Frame 1 (no input): blank canvas, image omitted
Frame 60 (no input): blank canvas, image omitted
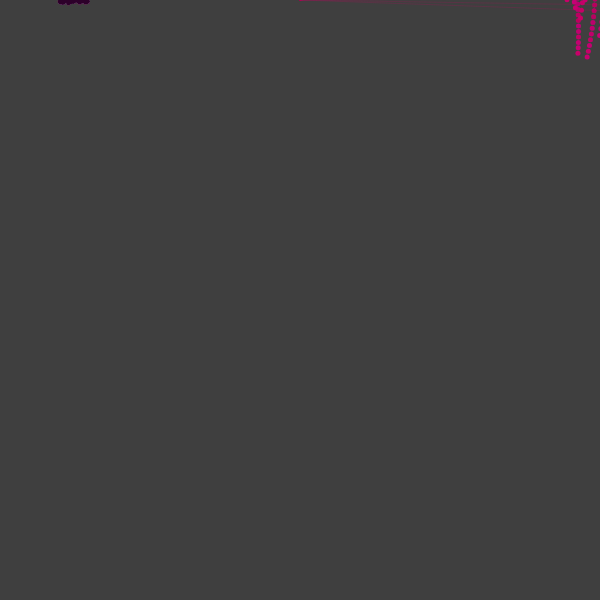
Frame 120 (the mouse pressed at the canvas centre since frame 60)

The p5.js sketch whose frames 1 and 60 were blank and that drew this single picture after the mouse press (run headless with seeded random() and noise() and a simulated clock; from frame 60 on, the mouse is pressed at the canvas centre):

// p5.js sketch
// ── sketch.js
var angle = 6;
var radius = 10;




var oscillators = [];
var p;

function setup() {
  createCanvas(600, 600);
  var x = width / 2;
  var y = 0 ;
  

  // Make a new Pendulum with an origin location and armlength
  p = new Pendulum(createVector(x, y), 350);
  x++;

  for (var i = 0; i < 50; i++) {
    oscillators.push(new Oscillator());

  }


}

function draw() {
  background(22,3);
  for (var i = 0; i < oscillators.length; i++) {
    oscillators[i].oscillate();
    oscillators[i].display(p);
  }
  p.go();
}

function mousePressed() {
  p.clicked(mouseX, mouseY);
}

function mouseReleased() {
  p.stopDragging();
}
// ── mover.js

function Pendulum(origin_, r_) {
  
  this.origin = origin_;
  
  this.position = createVector();
  this.r = r_;
  this.angle = PI/1.2;
  
  this.aVelocity = 0.0;
  this.aAcceleration = 0.0;
  this.damping = 0.995;   // Arbitrary damping
  this.ballr = 28.0;      // Arbitrary ball radius

  this.dragging = false;
  

  this.go = function() {
    this.update();
    this.drag();    // for user interaction
    this.display();
  }

  // Function to update position
  this.update = function() {
    // As long as we aren't dragging the pendulum, let it swing!
    if (!this.dragging) {
      var gravity = 0.2;                                               // Arbitrary constant
      this.aAcceleration = (-.5 * gravity / this.r) * sin(this.angle);  // Calculate acceleration (see: http://www.myphysicslab.com/pendulum1.html)
      this.aVelocity += this.aAcceleration;                            // Increment velocity
      this.aVelocity *= this.damping;                                  // Arbitrary damping
      this.angle += this.aVelocity; 
      
// Increment angle
    }
  }

  this.display = function() {
    this.position.set(this.r*sin(this.angle), this.r*cos(this.angle), 0);         // Polar to cartesian conversion
    this.position.add(this.origin);                                               // Make sure the position is relative to the pendulum's origin

    stroke(200,0,100);
    strokeWeight(.2);
    // Draw the arm
    line(this.origin.x, this.origin.y, this.position.x, this.position.y);
    noStroke();
    ellipseMode(CENTER);
    fill(180,0,100,20);
    if (this.dragging) fill(200);
    // Draw the ball
    ellipse(this.position.x, this.position.y, this.ballr, this.ballr);
  }


  // The methods below are for mouse interaction

  // This checks to see if we clicked on the pendulum ball
  this.clicked = function(mx, my) {
    var d = dist(mx, my, this.position.x, this.position.y);
    if (d < this.ballr) {
      this.dragging = true;
    }
  }

  // This tells us we are not longer clicking on the ball
  this.stopDragging = function() {
    this.aVelocity = 0; // No velocity once you let go
    this.dragging = false;
  }

  this.drag = function() {
    // If we are draging the ball, we calculate the angle between the 
    // pendulum origin and mouse position
    // we assign that angle to the pendulum
    if (this.dragging) {
      var diff = p5.Vector.sub(this.origin, createVector(mouseX, mouseY));      // Difference between 2 points
      this.angle = atan2(-1*diff.y, diff.x) - radians(90);                   // Angle relative to vertical axis
    }
  }
}



// ── oscillator.js




var Oscillator = function() {
  this.angle = createVector();
  this.velocity = createVector(random(-0.05, 0.05), random(-0.05, 0.05));
  this.amplitude = createVector(random(60, 90 ), random(20, 60));


  this.oscillate = function() {
    this.angle.add(this.velocity);
  };

  this.display = function(m) {
    var r = 200;
var b = random(100,120);
    
    var x = cos(this.angle.x) * this.amplitude.x;
    var y = sin(this.angle.y) * this.amplitude.y;

    push();
    translate(m.position.x, m.position.y);
   
    noStroke();
    fill(r, 0,b);
    line(0, 0, x, y);
    noStroke();
    ellipse(x, y, 5, 5);
    pop();

   // this.amplitude.add(m.position);

  };
}
